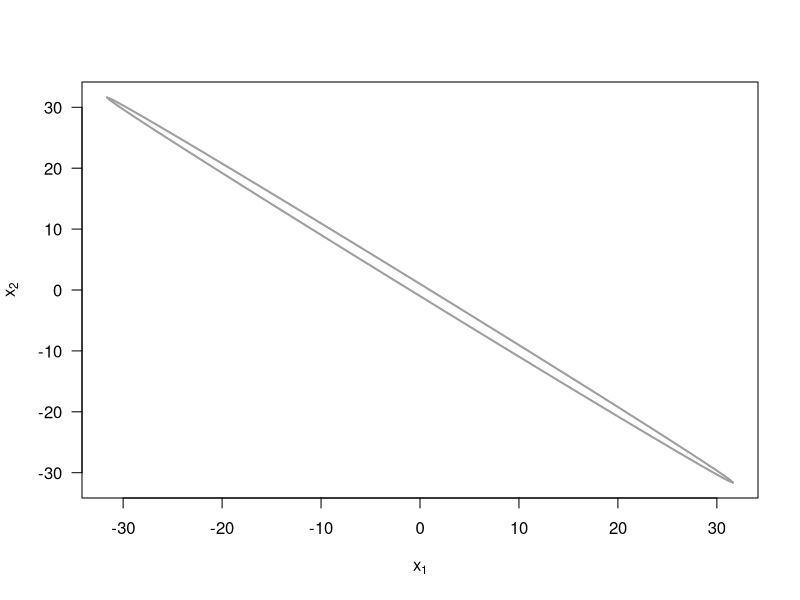

This chart was generated by the following R code: (Note: this script raises an error after producing the figure.)
########################## INIT CODE ###########################################
rm(list = ls())

########################## 2a ##################################################
# DONE

w  <- 1.999

# Draw the boundary of the ellipse
# a range of x1-values, where the term below the root is non-negative 
xv <- seq(-1, 1, by=0.01) * 1/sqrt(1-w^2/4)
plot(xv, xv, type="n", xlab=expression(x[1]), ylab=expression(x[2]), las=1)

# ellipse
lines(xv, -(w/2)*xv-sqrt(1-(1-w^2/4)*xv^2), lwd=2, col=8)
lines(xv, -(w/2)*xv+sqrt(1-(1-w^2/4)*xv^2), lwd=2, col=8)

########################## 2b ##################################################
# DONE

# Since w = 1.999, and  x_{1}^2 + 1.999*x_{1}*x_{2} + x_{2}^2 < 1
# Using the quadratic formula, we apply this on
# x_{1}^2 + 1.999*x_{1}*x_{2} + x_{2}^2 - 1 = 0

# we have
# The conditional distribution for x_{2} given x_{1} is a uniform distribution
# on the interval
# ( -0.9995 * x_{1} - \sqrt{1-0.00099975 * x_{1}^2} , -0.9995 * x_{1} + \sqrt{1-0.00099975 * x_{1}^2})
# The conditional distribution for x_{1} given x_{2} is a uniform distribution
# on the interval
# ( -0.9995 * x_{2} - \sqrt{1-0.00099975 * x_{2}^2} , -0.9995 * x_{2} + \sqrt{1-0.00099975 * x_{2}^2})


########################## 2c ##################################################
# DONE
# TODO: Need add comment.

gibbs_sampling_2c <- function(n, x0) {
    samples <- matrix(nrow = n, ncol = 2)
    x1 <- x0[1]
    x2 <- x0[2]

    count <- 1
    while (count <= n) {
        # Sample x1 from the conditional distribution for x1 given x2
        x1 <- runif(1, -0.9995 * x2 - sqrt(1-0.00099975 * x2^2), -0.9995 * x2 + sqrt(1-0.00099975 * x2^2))
        
        # Sample x2 from the conditional distribution for x2 given x1
        x2 <- runif(1, -0.9995 * x1 - sqrt(1-0.00099975 * x1^2), -0.9995 * x1 + sqrt(1-0.00099975 * x1^2))

        samples[count,] <- c(x1, x2)

        # Calculate p(x1 > 0)
        prob_value <- sum(samples[1:count, 1] > 0) /
              length(samples[1:count, 1])

        cat("The probability that x1 > 0 is", prob_value, "\n")

        count <- count + 1
    }

    return(samples)
}

x0 <- c(0, 0)
n <- 1000
gibbs_sampling_result_2c <- gibbs_sampling_2c(n, x0)

# plot the sample point on the eclipse
points(gibbs_sampling_result_2c[,1], gibbs_sampling_result[,2], col=2, pch=20, cex=0.5)

# comment on the result ( about the true result)

########################## 2d ##################################################
# Almost DONE, add comment

# Discuss, why the Gibbs sampling for this situation seems to be less successful
# for w = 1.999 compared to the case w = 1.8 from the lecture.

# As we can see from the 2 plots, the ellipse for w = 1.999 is more flat than 
# the ellipse for w = 1.8.

# Add more discussion

########################## 2e ##################################################
# TODO: NEED TO Calc the boundary of the ellipse and add comment.
# Function is DONE and tested.

# We need to transform the variable X and convert to U = (U1, U2) = (X_{1} - X{2}, X{1} + X{2})
# And since U is still a uniform distribution, we can use the same method as in 2c

# We have 
# U1 = X_{1} - X{2}
# U2 = X_{1} + X{2}
# so we have
# X_{1} = (U1 + U2) / 2
# X_{2} = (U2 - U1) / 2

# We replace this into the original function, we have
# {\frac{U1+U2}{2}}^2 + 1.999 * \frac{(U2+U1)(U2-U1)}{4} + {\frac{U2 - U1}{2}}^2 < 1

# and after do some simplification, we have
# 0.001 * U_{1}^{2} + 3.999 * U_{1} * U_{2} -4 = 0

# we have
# The conditional distribution for u_{2} given u_{1} is a uniform distribution
# on the interval
# (-\sqrt{\frac{4-0.001 * u_{1}^2}{3.999}}, \sqrt{\frac{4-0.001 * u_{1}^2}{3.999}})
# The conditional distribution for u_{1} given u_{2} is a uniform distribution
# on the interval
# (-\sqrt{\frac{4-3.999 * u_{2}^2}{0.001}}, \sqrt{\frac{4-3.999 * u_{2}^2}{0.001}})


# TODO:
# The boundary of the ellipse is ?????
#w  <- 1.999
#xv <- seq(-1, 1, by=0.01) * 1/sqrt(1-w^2/4)

#plot(xv, xv, type="n", xlab=expression(x[1]), ylab=expression(x[2]), las=1)

# ellipse
#(-1 * sqrt{(4-0.001 * u1^2}{3.999}}, \sqrt{\frac{4-0.001 * u_{1}^2}{3.999}})
#lines(xv, -(w/2)*xv-sqrt(1-(1-w^2/4)*xv^2), lwd=2, col=8)
#lines(xv, -(w/2)*xv+sqrt(1-(1-w^2/4)*xv^2), lwd=2, col=8)


gibbs_sampling_2e <- function(n, u0) {
    samples <- matrix(nrow = n, ncol = 2)
    u1 <- u0[1]
    u2 <- u0[2]

    count <- 1
    while (count <= n) {
        # Sample x1 from the conditional distribution for x1 given x2
        u1_new <- runif(1,
                        -1 * sqrt((4 - 3.999 * u2^2) / 0.001),
                        sqrt((4 - 3.999 * u2^2) / 0.001)
                        )
        
        # Sample x2 from the conditional distribution for x2 given x1
        u2_new <- runif(1,
                        -1 * sqrt((4 - 0.001 * u1^2)) / 3.999,
                        sqrt((4 - 0.001 * u1^2) / 3.999)
                        )

        samples[count,] <- c(u1_new, u2_new)


        u1 <- u1_new
        u2 <- u2_new

        count <- count + 1
    }

    return(samples)
}

u0 <- c(0, 0)
n <- 1000
gibbs_sampling_result_2e <- gibbs_sampling_2e(n, u0)

# Calculate p(x1 > 0) = p((u1 + u2) / 2 > 0)
prob_value <- sum((gibbs_sampling_result_2e[1:count, 1] + gibbs_sampling_result_2e[1:count, 2])/2 > 0) /
              length(gibbs_sampling_result_2e[1:count, 1])

cat("The probability that x1 > 0 is", prob_value, "\n")

# plot the sample point on the eclipse
points(gibbs_sampling_result_2e[,1], gibbs_sampling_result_2e[,2], col=2, pch=20, cex=0.5)

# TODO: compare the result with the result from 2c
